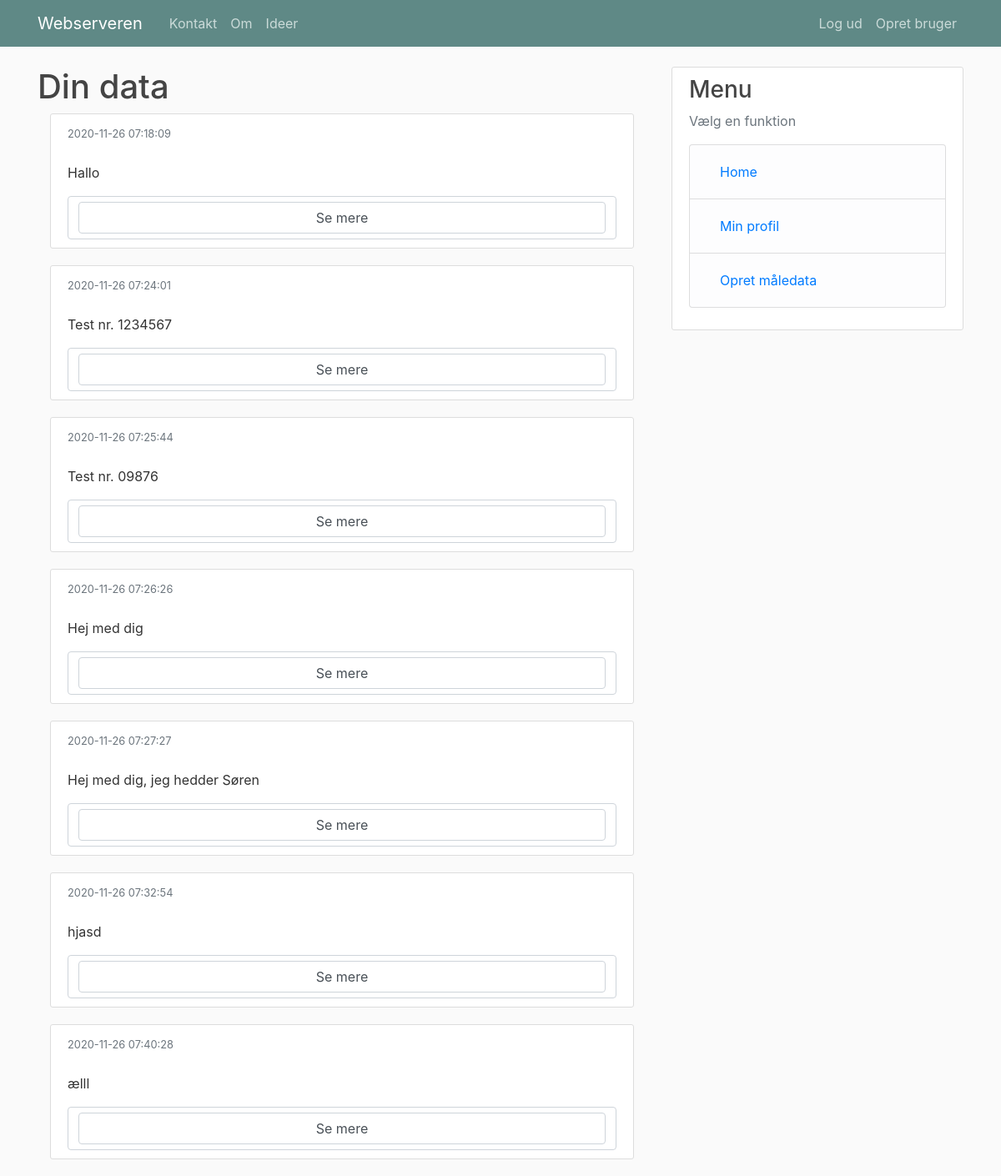
/visdata (signed in), run on the app's committed database.
### tables this page shows
CREATE TABLE Data (
                id INTEGER PRIMARY KEY AUTOINCREMENT,
                userid INTEGER,
                data TEXT,
                timestamp DATETIME DEFAULT CURRENT_TIMESTAMP);

### idea_house.py (the view)
@app.route("/visdata", methods=['GET'])
def visdata():
    if 'currentuser' in session:
        data_from_data = Data_Collectaion()
        id = get_user_id()
        print(id)
        if 'id' in request.args:
            data_from_data = data_from_data.get_data_list(session['currentuser'], id, dataid = request.args['id'])
        else:
            data_from_data = data_from_data.get_data_list(session['currentuser'], id)
    else:
        data_from_data = []
    print(data_from_data)
    return my_render("vis_data.html", data = data_from_data)

### idea_datalayer.py (called while the page is built)
    def close_connection(self):
        db = getattr(g, '_database', None)
        if db is not None:
            db.close()

    def _get_db(self):
        db = g.get('_database', None)
        print('Anden {}'.format(db))
        if db is None:
            db = g._databdase = sqlite3.connect(self.DATABASE)
            print(db)
        return db

    def _create_db_tables(self):
        db = self._get_db()
        c = db.cursor()
        try:
            c.execute("""CREATE TABLE Data (
                id INTEGER PRIMARY KEY AUTOINCREMENT,
                userid INTEGER,
                data TEXT,
                timestamp DATETIME DEFAULT CURRENT_TIMESTAMP);""")
        except Exception as e:
            print(e)
        db.commit()
        return 'Database tables created'

    def close_connection(self):
        db = getattr(g, '_database', None)
        if db is not None:
            db.close()

### idea_house.py (called while the page is built)
@app.teardown_appcontext
def close_connection(exception):
    data.close_connection()
    data_from_data.close_connection()

def my_render(template, **kwargs):
    login_status = get_login_status()
    if login_status:
        return render_template(template, loggedin=login_status, user = session['currentuser'], **kwargs)
    else:
        return render_template(template, loggedin=login_status, user = '', **kwargs)

def get_login_status():
    return 'currentuser' in session

def get_user_id():
    if get_login_status():
        return session['currentuser']
    else:
        return -1

### templates/vis_data.html
{% extends "layout.html" %}
{% block content %}
{% if loggedin %}
<h1>Din data</h1>
<div class="container panel">
  {% for i in data %}
  <article class="media content-section">
    <div class="media-body">
      <small class="text-muted">{{ i['date'] }}</small>
      <p class="article-content">
        {{ i['text'] }}
      </p>
      <form class="form-control" action="visdata" method="get">
          <button class="form-control" name="id" value="{{ i['id'] }}" type="submit">Se mere</button>
      </form>
    </div>
  </article>
  {% endfor %}
</div>
{% endif %}
{% endblock content %}

### static/main.css (style rules this page uses)
body { background: #fafafa; color: #333333; margin-top: 5rem; }
h1, h2, h3, h4, h5, h6 { color: #444444; }
.content-section { background: #ffffff; padding: 10px 20px; border: 1px solid #dddddd; border-radius: 3px; margin-bottom: 20px; }
.article-content { white-space: pre-line; }

### data on the page
Data: date "2020-11-26 07:18:09", text "Hallo", {{ i['id'] }} 1 (drawn)
Data: date "2020-11-26 07:24:01", text "Test nr. 1234567", {{ i['id'] }} 2 (drawn)
Data: date "2020-11-26 07:25:44", text "Test nr. 09876", {{ i['id'] }} 3 (drawn)
Data: date "2020-11-26 07:26:26", text "Hej med dig", {{ i['id'] }} 4 (drawn)
Data: date "2020-11-26 07:27:27", text "Hej med dig, jeg hedder Søren", {{ i['id'] }} 5 (drawn)
Data: date "2020-11-26 07:32:54", text "hjasd", {{ i['id'] }} 6 (drawn)
Data: date "2020-11-26 07:40:28", text "ælll", {{ i['id'] }} 7 (drawn)
